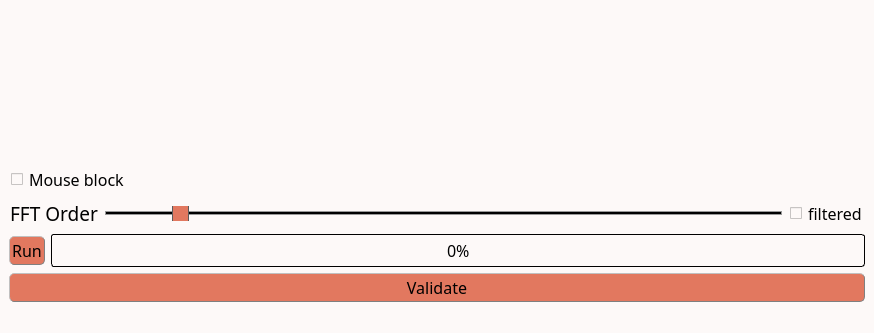
<?xml version="1.0" encoding="UTF-8"?>
<ui version="4.0">
 <class>MainWindow</class>
 <widget class="QMainWindow" name="MainWindow">
  <property name="geometry">
   <rect>
    <x>0</x>
    <y>0</y>
    <width>873</width>
    <height>333</height>
   </rect>
  </property>
  <property name="windowTitle">
   <string>Background substraction</string>
  </property>
  <property name="styleSheet">
   <string notr="true">/* Couleur du fond, label, combobox, progressbar vide et spin box */
QWidget, QLabel, QComboBox, QProgressBar, QSpinBox {background-color: rgb(253, 249, 248)}

/* Couleur quand inactif */
QPushButton:disabled, QComboBox:disabled, QSpinBox:disabled {background-color: rgba(243, 98, 64,150)}

/* Couleur des boutons et des selecteurs */
QPushButton, QComboBox::drop-down:button, QComboBox::down-arrow, QComboBox::down-arrow:disabled, QSpinBox::drop-down:button, QSpinBox::down-arrow, QSpinBox::down-arrow:disabled, QSpinBox::drop-up:button, QSpinBox::up-arrow, QSpinBox::up-arrow:disabled, QSlider::handle:horizontal {background-color: rgb(226, 120, 95)}

/* Couleur des bordures de même couleur que les boutons */
QComboBox::drop-down:button, QSpinBox::drop-down:button, QSpinBox::drop-up:button {border-color: rgb(193, 167, 181)}

/* Couleur des textes */
QLabel, QPushButton, QPushButton:hover, QCheckBox, QComboBox, Line, QTextEdit, QSpinBox {color: rgb(0, 0, 0)}

/* style des bordures 1 */
QLabel, QPushButton, QPushButton:hover, QComboBox, QSpinBox  {
	border-style : outset;
	min-width : 5em;
}

/* style des bordures 2 */
QPushButton, QPushButton:hover, QComboBox, QSpinBox  {
	border-radius: 5px;
	border-width: 1px;
	border-color: gray;
}

/* Font 1 */
QPushButton, QPushButton:hover, QCheckBox, QProgressBar {font: 12pt &quot;Noto Sans Cond&quot;}

/* Font 2 */
QComboBox, QTextEdit, QSpinBox {font: 10pt &quot;Noto Sans Cond&quot;}

/* Padding 1 */
QLabel, QComboBox, QComboBox::down-arrow, QSpinBox, QSpinBox::down-arrow, QSpinBox::up-arrow {padding : 1px;}

/* Padding 2 */
QPushButton, QPushButton:hover, QCheckBox {padding : 2px;}

/* Gestion taille des QCheckBoxes */
QCheckBox::indicator:unchecked, QCheckBox::indicator:unchecked:hover, QCheckBox::indicator:checked, QCheckBox::indicator:checked:hover  {
	width :12px;
	height : 12px;
}

QLabel {
	Border-radius : 5px;
	border-width : 0px;
	border-color : black;
	font : 14pt &quot;Noto Sans Cond&quot;;
}

QPushButton:hover {background-color: rgb(243, 98, 64);}

QCheckBox::indicator:unchecked {image: url(icons/uncheck_icon.png);}

QCheckBox::indicator:unchecked:hover {image: url(icons/uncheck_hover_icon.png);}

QCheckBox::indicator:checked {image: url(icons/Check_icon.png);}

QCheckBox::indicator:checked:hover {image: url(icons/Check_hover_icon.png);}

QComboBox::drop-down:button{
	border-radius: 4px;
	border-width: 1px;
	width: 30px;
}

QComboBox::down-arrow {
	 image : url(icons/Arrow_down.png); 
    width: 12px;
    height: 12px;
}

Line{
	format: plain;
	midLine-Width : 1px;
}

QFrame[height=&quot;3&quot;], QFrame[width=&quot;3&quot;] {background-color: #3A3939;}

QTextEdit{
	background-color: rgb(255, 255, 255);
	border-style: solid;
	border-radius: 5px;
	border-width: 1px;
	border-color: black;
}

QLineEdit {font : 12pt &quot;Noto Sans Cond&quot;;}

/* Gestion taille des QLineEdit */
QLineEdit::indicator:unchecked, QLineEdit::indicator:unchecked:hover, QLineEdit::indicator:checked, QLineEdit::indicator:checked:hover  {
	border-color: black;
}

QHBoxLayout {background-color: rgb(0, 240, 240, 50);}

QProgressBar {
	text-align: center;
	border: 1px solid black;
	border-radius: 3px;
 }

 QProgressBar::chunk {
	background-color: rgb(243, 98, 64);
	width: 15px;
	margin : 0.5px;
 }

QSpinBox::drop-down:button, QSpinBox::drop-up:button {
	border-radius: 2px;
	border-width: 1px;
	width: 36px;
}

QSpinBox::down-arrow {
	image : url(icons/Arrow_down.png);
    width: 24px;
    height: 22px;
}

QSpinBox::up-arrow {
	image : url(icons/Arrow_up.png);
    width: 24px;
    height: 22px;
}

QSlider::groove:horizontal {
    border: 1px solid #999999;
    height: 2px; /* the groove expands to the size of the slider by default. by giving it a height, it has a fixed size */
    background-color: rgb(0, 0, 0);
    margin: 1px 0;
}

QSlider::handle:horizontal {
    border: 1px solid #5c5c5c;
    width: 15px;
    height: 30px;
    margin: -10px 0; /* handle is placed by default on the contents rect of the groove. Expand outside the groove */
    border-radius: 3px;
}</string>
  </property>
  <widget class="QWidget" name="centralwidget">
   <property name="styleSheet">
    <string notr="true"/>
   </property>
   <layout class="QHBoxLayout" name="horizontalLayout_5">
    <item>
     <layout class="QVBoxLayout" name="verticalLayout_2">
      <item>
       <layout class="QHBoxLayout" name="horizontalLayout_4">
        <item>
         <widget class="ImageView" name="expSeries" native="true">
          <property name="sizePolicy">
           <sizepolicy hsizetype="MinimumExpanding" vsizetype="MinimumExpanding">
            <horstretch>0</horstretch>
            <verstretch>0</verstretch>
           </sizepolicy>
          </property>
          <property name="minimumSize">
           <size>
            <width>250</width>
            <height>0</height>
           </size>
          </property>
         </widget>
        </item>
        <item>
         <widget class="PlotWidget" name="profiles" native="true">
          <property name="sizePolicy">
           <sizepolicy hsizetype="MinimumExpanding" vsizetype="MinimumExpanding">
            <horstretch>0</horstretch>
            <verstretch>0</verstretch>
           </sizepolicy>
          </property>
          <property name="minimumSize">
           <size>
            <width>600</width>
            <height>150</height>
           </size>
          </property>
         </widget>
        </item>
       </layout>
      </item>
      <item>
       <layout class="QVBoxLayout" name="verticalLayout">
        <item>
         <layout class="QHBoxLayout" name="horizontalLayout_3">
          <item>
           <widget class="QCheckBox" name="mouseLock">
            <property name="font">
             <font>
              <family>Noto Sans Cond</family>
              <pointsize>12</pointsize>
              <weight>50</weight>
              <italic>false</italic>
              <bold>false</bold>
             </font>
            </property>
            <property name="styleSheet">
             <string notr="true"/>
            </property>
            <property name="text">
             <string>Mouse block</string>
            </property>
           </widget>
          </item>
         </layout>
        </item>
        <item>
         <layout class="QHBoxLayout" name="horizontalLayout_2">
          <item>
           <widget class="QLabel" name="label_fft">
            <property name="enabled">
             <bool>true</bool>
            </property>
            <property name="font">
             <font>
              <family>Noto Sans Cond</family>
              <pointsize>14</pointsize>
              <weight>50</weight>
              <italic>false</italic>
              <bold>false</bold>
             </font>
            </property>
            <property name="styleSheet">
             <string notr="true"/>
            </property>
            <property name="text">
             <string>FFT Order</string>
            </property>
            <property name="alignment">
             <set>Qt::AlignCenter</set>
            </property>
           </widget>
          </item>
          <item>
           <widget class="QSlider" name="slider_fft">
            <property name="maximum">
             <number>10</number>
            </property>
            <property name="pageStep">
             <number>1</number>
            </property>
            <property name="value">
             <number>1</number>
            </property>
            <property name="orientation">
             <enum>Qt::Horizontal</enum>
            </property>
           </widget>
          </item>
          <item>
           <widget class="QCheckBox" name="filtered">
            <property name="font">
             <font>
              <family>Noto Sans Cond</family>
              <pointsize>12</pointsize>
              <weight>50</weight>
              <italic>false</italic>
              <bold>false</bold>
             </font>
            </property>
            <property name="styleSheet">
             <string notr="true"/>
            </property>
            <property name="text">
             <string>filtered</string>
            </property>
           </widget>
          </item>
         </layout>
        </item>
        <item>
         <layout class="QHBoxLayout" name="horizontalLayout">
          <item>
           <widget class="QPushButton" name="preview">
            <property name="font">
             <font>
              <family>Noto Sans Cond</family>
              <pointsize>12</pointsize>
              <weight>50</weight>
              <italic>false</italic>
              <bold>false</bold>
             </font>
            </property>
            <property name="toolTip">
             <string>&lt;html&gt;&lt;head/&gt;&lt;body&gt;&lt;p&gt;&lt;span style=&quot; font-size:11pt;&quot;&gt;Run the computation&lt;/span&gt;&lt;/p&gt;&lt;/body&gt;&lt;/html&gt;</string>
            </property>
            <property name="styleSheet">
             <string notr="true"/>
            </property>
            <property name="text">
             <string>Run</string>
            </property>
            <property name="icon">
             <iconset>
              <normaloff>icons/run_icon.png</normaloff>icons/run_icon.png</iconset>
            </property>
           </widget>
          </item>
          <item>
           <widget class="QProgressBar" name="progressBar">
            <property name="font">
             <font>
              <family>Noto Sans Cond</family>
              <pointsize>12</pointsize>
              <weight>50</weight>
              <italic>false</italic>
              <bold>false</bold>
             </font>
            </property>
            <property name="value">
             <number>0</number>
            </property>
           </widget>
          </item>
         </layout>
        </item>
        <item>
         <widget class="QPushButton" name="Validate_button">
          <property name="minimumSize">
           <size>
            <width>96</width>
            <height>0</height>
           </size>
          </property>
          <property name="font">
           <font>
            <family>Noto Sans Cond</family>
            <pointsize>12</pointsize>
            <weight>50</weight>
            <italic>false</italic>
            <bold>false</bold>
           </font>
          </property>
          <property name="toolTip">
           <string>&lt;html&gt;&lt;head/&gt;&lt;body&gt;&lt;p&gt;&lt;span style=&quot; font-size:11pt;&quot;&gt;Export data to the main GUI&lt;/span&gt;&lt;/p&gt;&lt;/body&gt;&lt;/html&gt;</string>
          </property>
          <property name="styleSheet">
           <string notr="true"/>
          </property>
          <property name="text">
           <string>Validate</string>
          </property>
          <property name="icon">
           <iconset>
            <normaloff>icons/Export.png</normaloff>icons/Export.png</iconset>
          </property>
         </widget>
        </item>
       </layout>
      </item>
     </layout>
    </item>
   </layout>
  </widget>
  <widget class="QMenuBar" name="menubar">
   <property name="geometry">
    <rect>
     <x>0</x>
     <y>0</y>
     <width>873</width>
     <height>20</height>
    </rect>
   </property>
  </widget>
  <widget class="QStatusBar" name="statusbar"/>
 </widget>
 <customwidgets>
  <customwidget>
   <class>ImageView</class>
   <extends>QWidget</extends>
   <header>pyqtgraph</header>
   <container>1</container>
  </customwidget>
  <customwidget>
   <class>PlotWidget</class>
   <extends>QWidget</extends>
   <header>pyqtgraph</header>
   <container>1</container>
  </customwidget>
 </customwidgets>
 <resources/>
 <connections/>
</ui>
